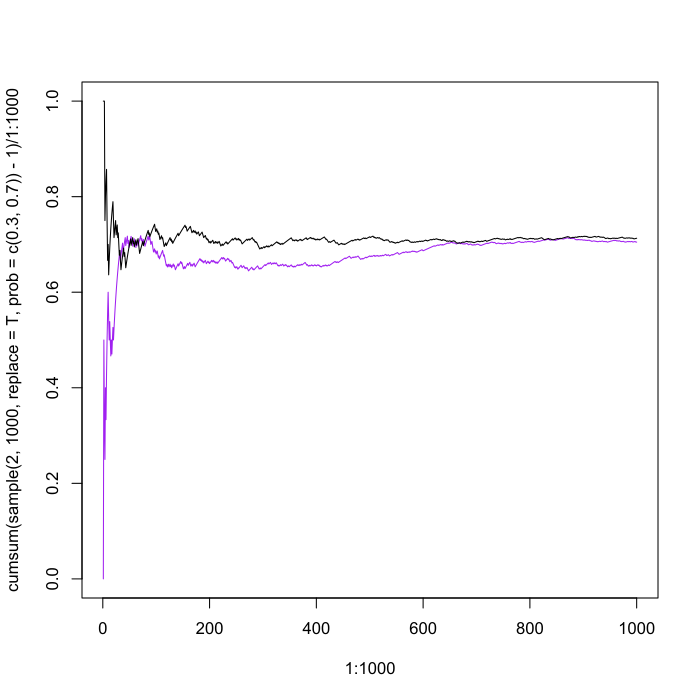

R code for this plot:
#Q-1
#Ans
plot(1:1000,cumsum(sample(2,1000,replace=T,prob=c(0.3,0.7))-1)/1:1000,col='purple',ty='l',ylim=c(0,1))
lines(1:1000,cumsum(sample(2,1000,replace=T,prob=c(0.3,0.7))-1)/1:1000)
